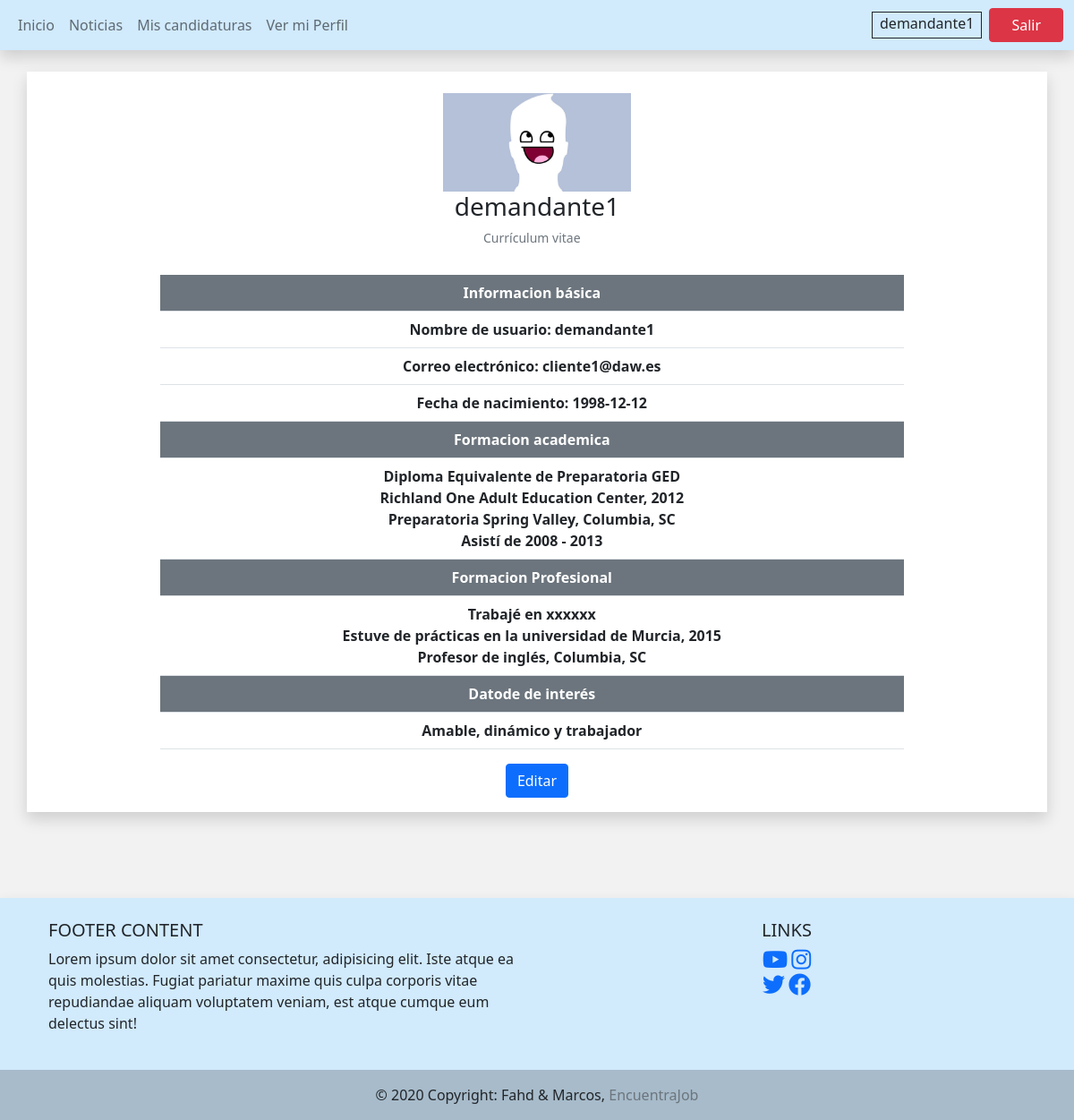
Page /ver_perfil_usuario.php (signed in) on the committed database.
### tables this page shows
CREATE TABLE `demandante` (
  `id_demandante` varchar(11) NOT NULL,
  `id_usuario` int(11) NOT NULL,
  `nombre` varchar(19) NOT NULL,
  `dni` varchar(10) NOT NULL,
  `email` varchar(20) NOT NULL,
  `fecha_nac` varchar(12) NOT NULL,
  `formacion_academica` varchar(500) NOT NULL,
  `formacion_profesional` varchar(500) NOT NULL,
  `datos_de_interes` varchar(500) NOT NULL,
  `avatar` varchar(30) NOT NULL
);

### ver_perfil_usuario.php (the view, shortened to what this page needs)
<?php
$conn = conexion();
$id_usuario = $_SESSION['id_user'];
$sql_curriculum = "select * from demandante where id_usuario=$id_usuario";
if($rs_curriculum = $conn->query($sql_curriculum)){
  $rs_curriculum = $rs_curriculum->fetch_assoc();
}else {
  die("Error en obtener los datos necesarios");
}
?>
<!doctype html>
<html lang="es">
  <head>
    <link href="css/bootstrap.min.css" rel="stylesheet" >
    <link href="fontawesome/css/all.min.css" rel="stylesheet" />
  </head>
  <body style="background-color: #f2f2f2;">
  <nav class="navbar navbar-expand-lg navbar-light shadow" style="background-color: #D1EAFC;">
    <div class="container-fluid">
  <div class="collapse navbar-collapse" id="navbarNav">
        <ul class="navbar-nav">
          <li class="nav-item">
            <a class="nav-link " aria-current="page" href="vista_usuario.php">Inicio</a>
          </li>
          <li class="nav-item">
            <a class="nav-link" href="#">Noticias</a>
          </li>
          <li class="nav-item">
            <a class="nav-link " href="mis_candidaturas.php">Mis candidaturas</a>
          </li>
          <li class="nav-item">
            <a class="nav-link" href="#">Ver mi Perfil</a>
          </li>
        </ul>
      </div>
        <ul class="navbar-nav ">
          <p class="px-2 m-1 mx-2 border border-dark"><?=$_SESSION['nombre'] ;?></p>
          <li class="nav-item">
            <a href="logout.php" class="btn btn-danger px-4">Salir</a>
          </li>
        </ul>
      </div>
  </nav>
        <div class="container text-center bg-white shadow mt-4">
            <br>
              <img src="img/perfil_img/<?=$rs_curriculum['avatar'];?>" alt="Avatar" width="auto" height="110">
          <section class="row">
            <h3><?=$rs_curriculum['nombre'] ;?></h3><br>
          <article style="margin-left: 12%; margin-right: 15%" class="col-sm-9 col-md-9 col-lg-9">
            <h6><small class="text-muted align-bottom">Currículum vitae</small></h6><br>
                <table class="table">
                  <tr><th class="bg-secondary text-white">Informacion básica</th></tr>
                  <tr><th>Nombre de usuario: <?=$rs_curriculum['nombre'] ;?></th></tr>
                  <tr><th>Correo electrónico: <?=$rs_curriculum['email'] ;?></th></tr>
                  <tr><th>Fecha de nacimiento: <?=$rs_curriculum['fecha_nac'] ;?></th></tr>
                  <tr><th class="bg-secondary text-white">Formacion academica</th></tr>
                  <tr><th><?= $rs_curriculum['formacion_academica']; ?></th></tr>
                  <tr><th class="bg-secondary text-white">Formacion Profesional</th></tr>
                  <tr><th><?= $rs_curriculum['formacion_profesional'];?></th></tr>
                  <tr><th class="bg-secondary text-white">Datode de interés</th></tr>
                  <tr><th><?= $rs_curriculum['datos_de_interes'];?></th></tr>
                </table>
        </article>
        </section>
        <button type="button" class="btn btn-primary mb-3" data-bs-toggle="modal" data-bs-target="#staticBackdrop">
          Editar
        </button>
      </div>
  <br><br><br><br>
  <footer class="text-center text-lg-start shadow" style="background-color: #D1EAFC;">
  <div class="container p-4">
    <div class="row">
      <div class="col-lg-6 col-md-12 mb-4 mb-md-0">
        <h5 class="text-uppercase">Footer Content</h5>
        <p>
          Lorem ipsum dolor sit amet consectetur, adipisicing elit. Iste atque ea quis
          molestias. Fugiat pariatur maxime quis culpa corporis vitae repudiandae aliquam
          voluptatem veniam, est atque cumque eum delectus sint!
        </p>
      </div>
      <div class="col-lg-6 col-md-12 mb-4 mb-md-0">
        <h5 class="text-uppercase text-center">Links</h5>
        <ul class="list-unstyled mb-0 text-center">
          <li>
            <a href="https://www.youtube.com/watch?v=FwhKhecN-1E" ><i class="fab fa-youtube" style="font-size:25px;" ></i></a>
            <a href="https://www.instagram.com/usal" ><i class="fab fa-instagram" style="font-size:25px;" ></i></a>
          </li>
          <li>
            <a href="https://www.twitter.com/usal"><i class="fab fa-twitter" style="font-size:25px;" ></i></a>
            <a href="https://www.facebook.com/" ><i class="fab fa-facebook" style="font-size:25px;" ></i></a>
          </li>
        </ul>
      </div>
    </div>
  </div>
  <div class="text-center p-3" style="background-color: rgba(0, 0, 0, 0.2)">
    © 2020 Copyright: Fahd & Marcos,
    <a class="text-muted" style="text-decoration:none">EncuentraJob</a>
  </div>
</footer>
  </body>
</html>

### rows in the picture
demandante: avatar (picture), nombre "demandante1", email "cliente1@daw.es", fecha_nac "1998-12-12", formacion_academica "Diploma Equivalente de Preparatoria GED Richland One Adult Education Center, 2012 Preparatoria Spring Valley, Columbia, SC Asistí de 2008 - 2013", formacion_profesional "Trabajé en xxxxxx Estuve de prácticas en la universidad de Murcia, 2015 Profesor de inglés, Columbia, SC", datos_de_interes "Amable, dinámico y trabajador"

### other values in the picture
$_SESSION['nombre'] "demandante1"
